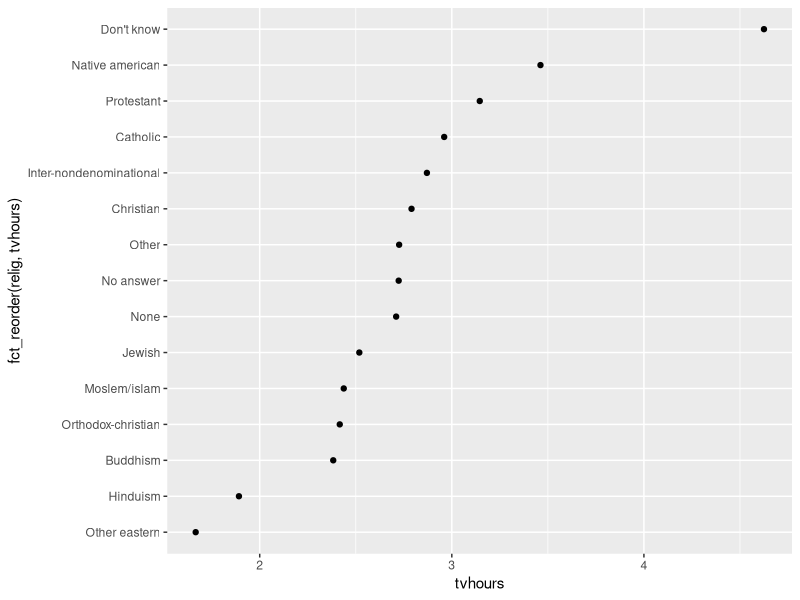
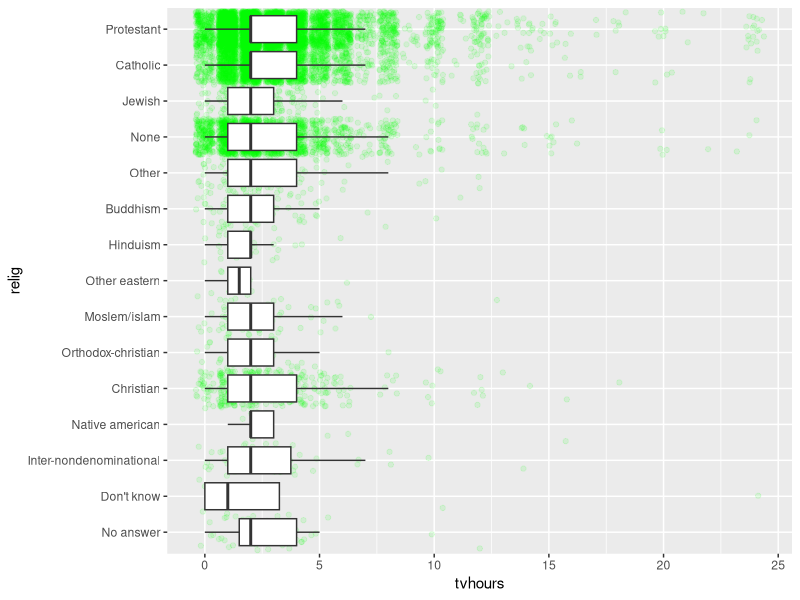

These charts were generated, in order, by the following R code:
library(tidyverse)
library(forcats)

as_tibble(gss_cat)

#q1
gss_cat %>%
        group_by(relig) %>%
        summarise(
                age = mean(age, na.rm = TRUE),
                tvhours = mean(tvhours, na.rm = TRUE),
                n = n()
        ) %>%
        ggplot() +
        geom_point(aes(x = tvhours, y = fct_reorder(relig, tvhours)))
        #mean is not a good summary because it omits too much information. a better one would be to show boxplot

gss_cat %>%
        filter(!is.na(tvhours)) %>%
        ggplot() +
        geom_jitter(aes(y = tvhours, x = relig), alpha = 0.1, color = "green", width = 0.5)+
        geom_boxplot(aes(y = tvhours, x = relig), outlier.color = NA) +
        coord_flip()

#q2
gss_cat %>%
        count(marital) #arbitrary

gss_cat %>%
        count(race) #arbitrary

gss_cat %>%
        count(rincome) #principled

gss_cat %>%
        count(partyid) #principled

gss_cat %>%
        count(relig) #arbitrary

gss_cat %>%
        count(denom) #arbitrary

#q3
#because they count from the bottom?
